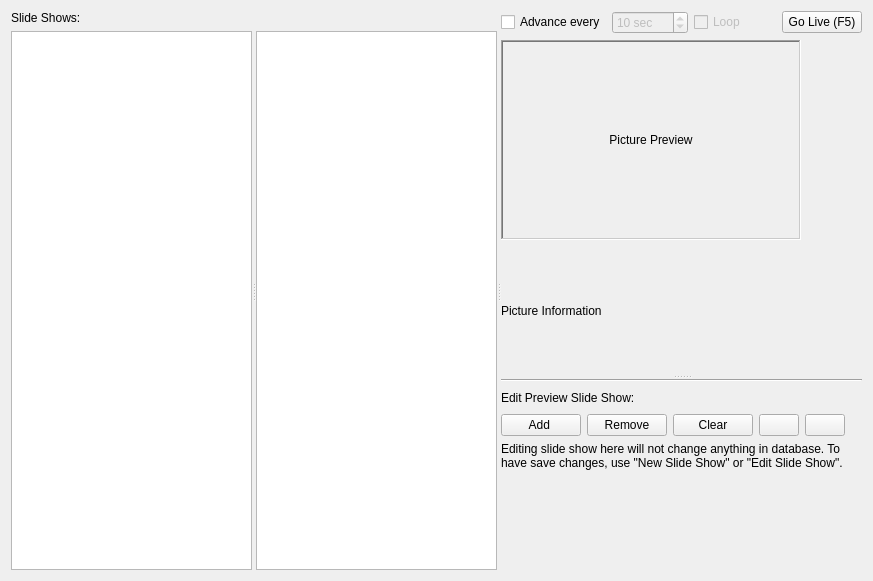
<?xml version="1.0" encoding="UTF-8"?>
<ui version="4.0">
 <class>PictureWidget</class>
 <widget class="QWidget" name="PictureWidget">
  <property name="geometry">
   <rect>
    <x>0</x>
    <y>0</y>
    <width>873</width>
    <height>581</height>
   </rect>
  </property>
  <property name="windowTitle">
   <string>Form</string>
  </property>
  <layout class="QVBoxLayout" name="verticalLayout_5">
   <item>
    <widget class="QSplitter" name="splitter_2">
     <property name="orientation">
      <enum>Qt::Horizontal</enum>
     </property>
     <widget class="QWidget" name="layoutWidget">
      <layout class="QVBoxLayout" name="verticalLayout_2">
       <item>
        <widget class="QLabel" name="label_3">
         <property name="text">
          <string>Slide Shows:</string>
         </property>
        </widget>
       </item>
       <item>
        <widget class="QListWidget" name="listWidgetSlideShow"/>
       </item>
      </layout>
     </widget>
     <widget class="QWidget" name="layoutWidget1">
      <layout class="QVBoxLayout" name="verticalLayout_4">
       <item>
        <widget class="QLabel" name="labelPreviewSlideShow">
         <property name="text">
          <string/>
         </property>
        </widget>
       </item>
       <item>
        <widget class="QListWidget" name="listWidgetSlides">
         <property name="iconSize">
          <size>
           <width>100</width>
           <height>100</height>
          </size>
         </property>
         <property name="spacing">
          <number>1</number>
         </property>
        </widget>
       </item>
      </layout>
     </widget>
     <widget class="QSplitter" name="splitter">
      <property name="orientation">
       <enum>Qt::Vertical</enum>
      </property>
      <widget class="QWidget" name="layoutWidget2">
       <layout class="QVBoxLayout" name="verticalLayout">
        <item>
         <layout class="QHBoxLayout" name="horizontalLayout_2">
          <item>
           <widget class="QCheckBox" name="checkBoxAutoAdvance">
            <property name="toolTip">
             <string>Move to the next slide automatically</string>
            </property>
            <property name="text">
             <string>Advance every</string>
            </property>
           </widget>
          </item>
          <item>
           <widget class="QSpinBox" name="spinBoxSlideTime">
            <property name="enabled">
             <bool>false</bool>
            </property>
            <property name="suffix">
             <string> sec</string>
            </property>
            <property name="minimum">
             <number>1</number>
            </property>
            <property name="maximum">
             <number>3600</number>
            </property>
            <property name="value">
             <number>10</number>
            </property>
           </widget>
          </item>
          <item>
           <widget class="QCheckBox" name="checkBoxLoop">
            <property name="enabled">
             <bool>false</bool>
            </property>
            <property name="toolTip">
             <string>Start again from the first slide after the last one</string>
            </property>
            <property name="text">
             <string>Loop</string>
            </property>
           </widget>
          </item>
          <item>
           <spacer name="horizontalSpacer">
            <property name="orientation">
             <enum>Qt::Horizontal</enum>
            </property>
            <property name="sizeHint" stdset="0">
             <size>
              <width>40</width>
              <height>20</height>
             </size>
            </property>
           </spacer>
          </item>
          <item>
           <widget class="QPushButton" name="pushButtonGoLive">
            <property name="text">
             <string>Go Live (F5)</string>
            </property>
            <property name="icon">
             <iconset resource="softprojector.qrc">
              <normaloff>:/icons/icons/go_live.png</normaloff>:/icons/icons/go_live.png</iconset>
            </property>
            <property name="shortcut">
             <string>F5</string>
            </property>
           </widget>
          </item>
         </layout>
        </item>
        <item>
         <widget class="QLabel" name="labelPreview">
          <property name="sizePolicy">
           <sizepolicy hsizetype="Fixed" vsizetype="Fixed">
            <horstretch>0</horstretch>
            <verstretch>0</verstretch>
           </sizepolicy>
          </property>
          <property name="minimumSize">
           <size>
            <width>300</width>
            <height>200</height>
           </size>
          </property>
          <property name="maximumSize">
           <size>
            <width>300</width>
            <height>200</height>
           </size>
          </property>
          <property name="frameShape">
           <enum>QFrame::WinPanel</enum>
          </property>
          <property name="frameShadow">
           <enum>QFrame::Sunken</enum>
          </property>
          <property name="text">
           <string>Picture Preview</string>
          </property>
          <property name="alignment">
           <set>Qt::AlignCenter</set>
          </property>
         </widget>
        </item>
        <item>
         <widget class="QLabel" name="labelPixInfo">
          <property name="text">
           <string>Picture Information</string>
          </property>
          <property name="wordWrap">
           <bool>true</bool>
          </property>
         </widget>
        </item>
       </layout>
      </widget>
      <widget class="QWidget" name="layoutWidget4">
       <layout class="QVBoxLayout" name="verticalLayout_3">
        <item>
         <widget class="Line" name="line">
          <property name="orientation">
           <enum>Qt::Horizontal</enum>
          </property>
         </widget>
        </item>
        <item>
         <layout class="QHBoxLayout" name="horizontalLayout_3">
          <item>
           <widget class="QLabel" name="label">
            <property name="text">
             <string>Edit Preview Slide Show:</string>
            </property>
           </widget>
          </item>
          <item>
           <spacer name="horizontalSpacer_2">
            <property name="orientation">
             <enum>Qt::Horizontal</enum>
            </property>
            <property name="sizeHint" stdset="0">
             <size>
              <width>40</width>
              <height>20</height>
             </size>
            </property>
           </spacer>
          </item>
         </layout>
        </item>
        <item>
         <layout class="QHBoxLayout" name="horizontalLayout">
          <item>
           <widget class="QPushButton" name="pushButtonAddImages">
            <property name="sizePolicy">
             <sizepolicy hsizetype="Minimum" vsizetype="Fixed">
              <horstretch>0</horstretch>
              <verstretch>0</verstretch>
             </sizepolicy>
            </property>
            <property name="text">
             <string>Add </string>
            </property>
            <property name="icon">
             <iconset resource="softprojector.qrc">
              <normaloff>:/icons/icons/add.png</normaloff>:/icons/icons/add.png</iconset>
            </property>
           </widget>
          </item>
          <item>
           <widget class="QPushButton" name="pushButtonRemoveImage">
            <property name="text">
             <string>Remove</string>
            </property>
            <property name="icon">
             <iconset resource="softprojector.qrc">
              <normaloff>:/icons/icons/remove.png</normaloff>:/icons/icons/remove.png</iconset>
            </property>
           </widget>
          </item>
          <item>
           <widget class="QPushButton" name="pushButtonClearImages">
            <property name="text">
             <string>Clear</string>
            </property>
            <property name="icon">
             <iconset resource="softprojector.qrc">
              <normaloff>:/icons/icons/remove_all.png</normaloff>:/icons/icons/remove_all.png</iconset>
            </property>
           </widget>
          </item>
          <item>
           <widget class="QPushButton" name="pushButtonMoveUp">
            <property name="text">
             <string/>
            </property>
            <property name="icon">
             <iconset resource="softprojector.qrc">
              <normaloff>:/icons/icons/up.png</normaloff>:/icons/icons/up.png</iconset>
            </property>
           </widget>
          </item>
          <item>
           <widget class="QPushButton" name="pushButtonMoveDown">
            <property name="text">
             <string/>
            </property>
            <property name="icon">
             <iconset resource="softprojector.qrc">
              <normaloff>:/icons/icons/down.png</normaloff>:/icons/icons/down.png</iconset>
            </property>
           </widget>
          </item>
          <item>
           <spacer name="horizontalSpacer_3">
            <property name="orientation">
             <enum>Qt::Horizontal</enum>
            </property>
            <property name="sizeHint" stdset="0">
             <size>
              <width>40</width>
              <height>20</height>
             </size>
            </property>
           </spacer>
          </item>
         </layout>
        </item>
        <item>
         <widget class="QLabel" name="label_2">
          <property name="text">
           <string>Editing slide show here will not change anything in database. To have save changes, use &quot;New Slide Show&quot; or &quot;Edit Slide Show&quot;. </string>
          </property>
          <property name="wordWrap">
           <bool>true</bool>
          </property>
         </widget>
        </item>
        <item>
         <spacer name="verticalSpacer">
          <property name="orientation">
           <enum>Qt::Vertical</enum>
          </property>
          <property name="sizeHint" stdset="0">
           <size>
            <width>20</width>
            <height>40</height>
           </size>
          </property>
         </spacer>
        </item>
       </layout>
      </widget>
     </widget>
    </widget>
   </item>
  </layout>
 </widget>
 <tabstops>
  <tabstop>listWidgetSlideShow</tabstop>
  <tabstop>listWidgetSlides</tabstop>
  <tabstop>checkBoxAutoAdvance</tabstop>
  <tabstop>spinBoxSlideTime</tabstop>
  <tabstop>checkBoxLoop</tabstop>
  <tabstop>pushButtonGoLive</tabstop>
  <tabstop>pushButtonAddImages</tabstop>
  <tabstop>pushButtonRemoveImage</tabstop>
  <tabstop>pushButtonClearImages</tabstop>
  <tabstop>pushButtonMoveUp</tabstop>
  <tabstop>pushButtonMoveDown</tabstop>
 </tabstops>
 <resources>
  <include location="softprojector.qrc"/>
 </resources>
 <connections/>
</ui>
